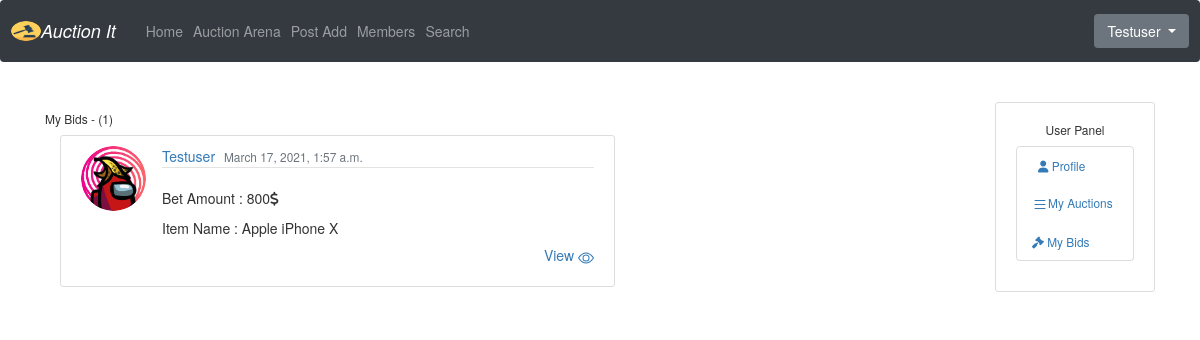
Before: /my_bets/ (signed in) with the older database file.
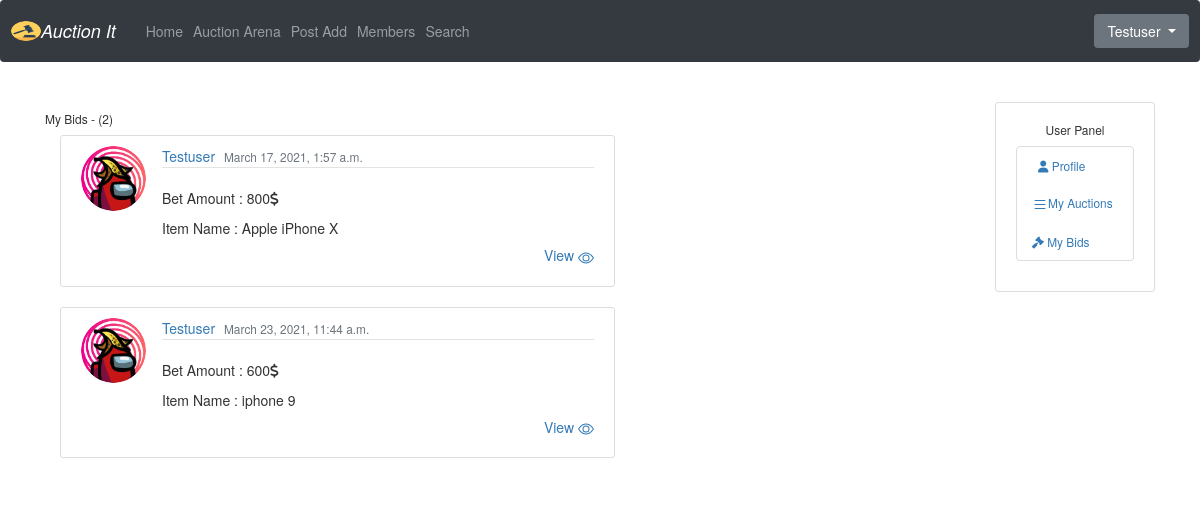
After: the same page with the newer database file.
### core/models.py (models this page shows, shortened)
class Bets(models.Model):
    item = models.ForeignKey(AuctionItem,on_delete=models.CASCADE)
    better = models.ForeignKey(User, on_delete=models.CASCADE)
    amount = models.IntegerField()
    is_accepted = models.BooleanField(default=False)
    betted_time = models.DateTimeField(default=timezone.now)
    accepted_time = models.DateTimeField(blank=True, null=True)
    class Meta:
        unique_together = ('item', 'better')
        verbose_name = 'Bet'
        verbose_name_plural = 'Bets'

class AuctionItem(models.Model):
    name = models.CharField(max_length=50)
    owner = models.ForeignKey(User, on_delete=models.CASCADE)
    category = models.ForeignKey(Category, on_delete=models.CASCADE)
    date_posted = models.DateTimeField(default=timezone.now)
    is_sold = models.BooleanField(default=False)
    location = models.ForeignKey(Location, on_delete=models.CASCADE)
    color = models.CharField(max_length=50)
    model = models.CharField(max_length=50)
    description = models.TextField()
    def __str__(self):
        return self.name

### users/models.py (models this page shows, shortened)
class Profile(models.Model):
    user = models.OneToOneField(User, on_delete=models.CASCADE)
    image = models.ImageField(default='default.jpg', upload_to='profile_pics')
    full_name = models.CharField(default='@Example_name', max_length=100)
    phone_number =  models.TextField(default='@Example_045978346')
    address = models.TextField(default='@Example_13-65 new jersey')
    last_active = models.DateTimeField(blank=True, null=True)
    bio = models.TextField(default='You bio')
    @property
    def update_last_active(self):
        self.last_active = timezone.now()
        self.save()
        return self.user.username
    def save(self, *args, **kwargs):
        super().save(*args, **kwargs)
        img = Image.open(self.image.path)
        if img.height > 200 or img.width > 200:
            output_size = (200, 200)
            img.thumbnail(output_size)
            img.save(self.image.path)

### center/views.py (the view)
# urls.py: path('my_bets/', UserBetsListView.as_view(), name='my_bets'),
class UserBetsListView(ListView):
    template_name = 'center/my_bets.html'
    model = Bets
    context_object_name = 'bets'
    def get_context_data(self, **kwargs):
        context = super().get_context_data(**kwargs)
        context.update({
        'bets': Bets.objects.filter(better=self.request.user)
        })
        return context
    ordering = ['-betted_time']
    paginate_by = 5
    def get_queryset(self):
        return Bets.objects.filter(better=self.request.user)

### center/templates/center/my_bets.html (shortened to what this page needs)
{% extends 'center/base.html' %}
    {% block content %}
  <h6 class="mb-6">My Bids - {{ view.kwargs.username }} ({{ page_obj.paginator.count }})</h6>
    <div class="container" >
         {% for bet in bets %}
            <article  class="media content-section" style="width:50%">
                <img  src="{{ bet.better.profile.image.url }}" class="rounded-circle article-img">
                <div class="media-body">
                     <div class="article-metadata">
                  <a class="mr-2" href="#">{{ bet.better }}</a>
                     <small class="text-muted">{{ bet.betted_time }}</small>
                </div>
                <p class="article-content">Bet Amount : {{ bet.amount }}<i class="fa fa-dollar"></i></p>
               <p class="article-content">Item Name : {{ bet.item }}</p>
                <a href="{% url 'center:detail_product' bet.item.id %}" > <h5 align="right"> View
                    </h5></a>
                </div>
            </article>
        {% endfor %}
    </div>
    {% endblock %}

Changed rows visible on the page:
added Bets: better.profile.image (picture), better "Testuser", betted_time "March 23, 2021, 11:44 a.m.", amount "600", item "iphone 9"
Other visible differences:
{{ page_obj.paginator.count }}: "1" → "2"
